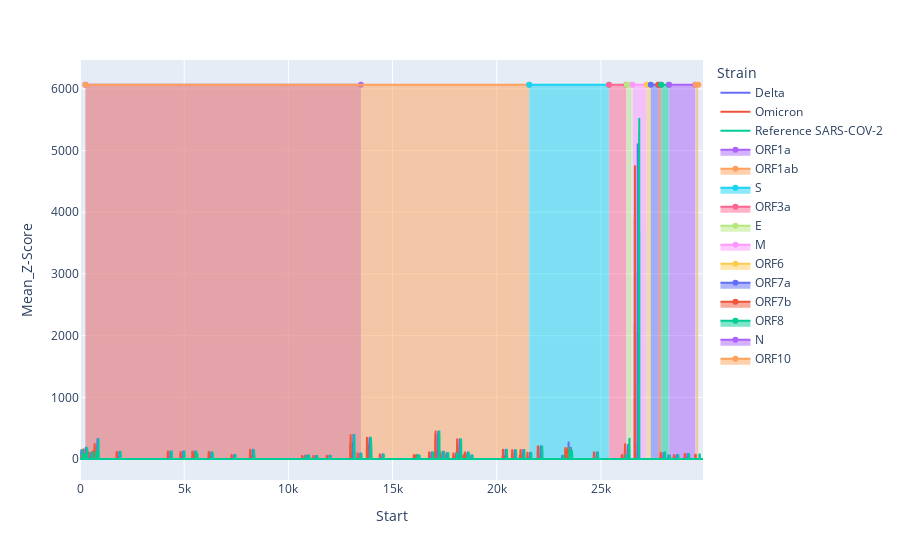

The notebook cell this image was saved under:
### Code cell
p_df = plots_data_df[(plots_data_df['Threshold']==50) & (plots_data_df['Strain'] != 'SARS-1') & 
                    (plots_data_df['Strain'] != 'MERS')
                    ]

fig = px.line(
    p_df,
    x="Start", y="Mean_Z-Score",
    hover_data=['Strain'],
    color='Strain',
)
max_score = p_df['Mean_Z-Score'].max()
MAX_Y_VALUE = max_score
y = 1.1
for _, row in gene_annotations_df.iterrows():
    fig.add_trace(
        go.Scatter(
            x=[row.thickStart, row.thickEnd],
            y=[MAX_Y_VALUE*y, MAX_Y_VALUE*y],
            name=row['name'],
            fill='tozeroy',
            opacity=0.01
        )
    )

fig.show()

# fig.write_html("./reference_annotated_zscores.html")

### Figure 1 — Plotly figure (JSON) as saved in the notebook; plotly's stock layout.template omitted (floating-point values rounded to 4 significant figures; data arrays with more than 128 entries replaced by an {"elided": "..."} marker saying what was removed)
{"data": [{"customdata": {"elided": "2979x1 str values"}, "hovertemplate": "Strain=%{customdata[0]}<br>Start=%{x}<br>Mean_Z-Score=%{y}<extra></extra>", "legendgroup": "Delta", "line": {"color": "#636efa", "dash": "solid"}, "mode": "lines", "name": "Delta", "showlegend": true, "type": "scattergl", "x": {"elided": "2979 int values"}, "xaxis": "x", "y": {"elided": "2979 float values"}, "yaxis": "y"}, {"customdata": {"elided": "2971x1 str values"}, "hovertemplate": "Strain=%{customdata[0]}<br>Start=%{x}<br>Mean_Z-Score=%{y}<extra></extra>", "legendgroup": "Omicron", "line": {"color": "#EF553B", "dash": "solid"}, "mode": "lines", "name": "Omicron", "showlegend": true, "type": "scattergl", "x": {"elided": "2971 int values"}, "xaxis": "x", "y": {"elided": "2971 float values"}, "yaxis": "y"}, {"customdata": {"elided": "2991x1 str values"}, "hovertemplate": "Strain=%{customdata[0]}<br>Start=%{x}<br>Mean_Z-Score=%{y}<extra></extra>", "legendgroup": "Reference SARS-COV-2", "line": {"color": "#00cc96", "dash": "solid"}, "mode": "lines", "name": "Reference SARS-COV-2", "showlegend": true, "type": "scattergl", "x": {"elided": "2991 int values"}, "xaxis": "x", "y": {"elided": "2991 float values"}, "yaxis": "y"}, {"fill": "tozeroy", "name": "ORF1a", "opacity": 0.01, "type": "scatter", "x": [265, 13483], "y": [6067.0, 6067.0]}, {"fill": "tozeroy", "name": "ORF1ab", "opacity": 0.01, "type": "scatter", "x": [265, 21555], "y": [6067.0, 6067.0]}, {"fill": "tozeroy", "name": "S", "opacity": 0.01, "type": "scatter", "x": [21562, 25384], "y": [6067.0, 6067.0]}, {"fill": "tozeroy", "name": "ORF3a", "opacity": 0.01, "type": "scatter", "x": [25392, 26220], "y": [6067.0, 6067.0]}, {"fill": "tozeroy", "name": "E", "opacity": 0.01, "type": "scatter", "x": [26244, 26472], "y": [6067.0, 6067.0]}, {"fill": "tozeroy", "name": "M", "opacity": 0.01, "type": "scatter", "x": [26522, 27191], "y": [6067.0, 6067.0]}, {"fill": "tozeroy", "name": "ORF6", "opacity": 0.01, "type": "scatter", "x": [27201, 27387], "y": [6067.0, 6067.0]}, {"fill": "tozeroy", "name": "ORF7a", "opacity": 0.01, "type": "scatter", "x": [27393, 27759], "y": [6067.0, 6067.0]}, {"fill": "tozeroy", "name": "ORF7b", "opacity": 0.01, "type": "scatter", "x": [27755, 27887], "y": [6067.0, 6067.0]}, {"fill": "tozeroy", "name": "ORF8", "opacity": 0.01, "type": "scatter", "x": [27893, 28259], "y": [6067.0, 6067.0]}, {"fill": "tozeroy", "name": "N", "opacity": 0.01, "type": "scatter", "x": [28273, 29533], "y": [6067.0, 6067.0]}, {"fill": "tozeroy", "name": "ORF10", "opacity": 0.01, "type": "scatter", "x": [29557, 29674], "y": [6067.0, 6067.0]}], "layout": {"autosize": true, "legend": {"title": {"text": "Strain"}, "tracegroupgap": 0}, "margin": {"t": 60}, "xaxis": {"anchor": "y", "autorange": true, "domain": [0, 1], "range": [0, 29900], "title": {"text": "Start"}, "type": "linear"}, "yaxis": {"anchor": "x", "autorange": true, "domain": [0, 1], "range": [-343.5, 6527.0], "title": {"text": "Mean_Z-Score"}, "type": "linear"}}}
